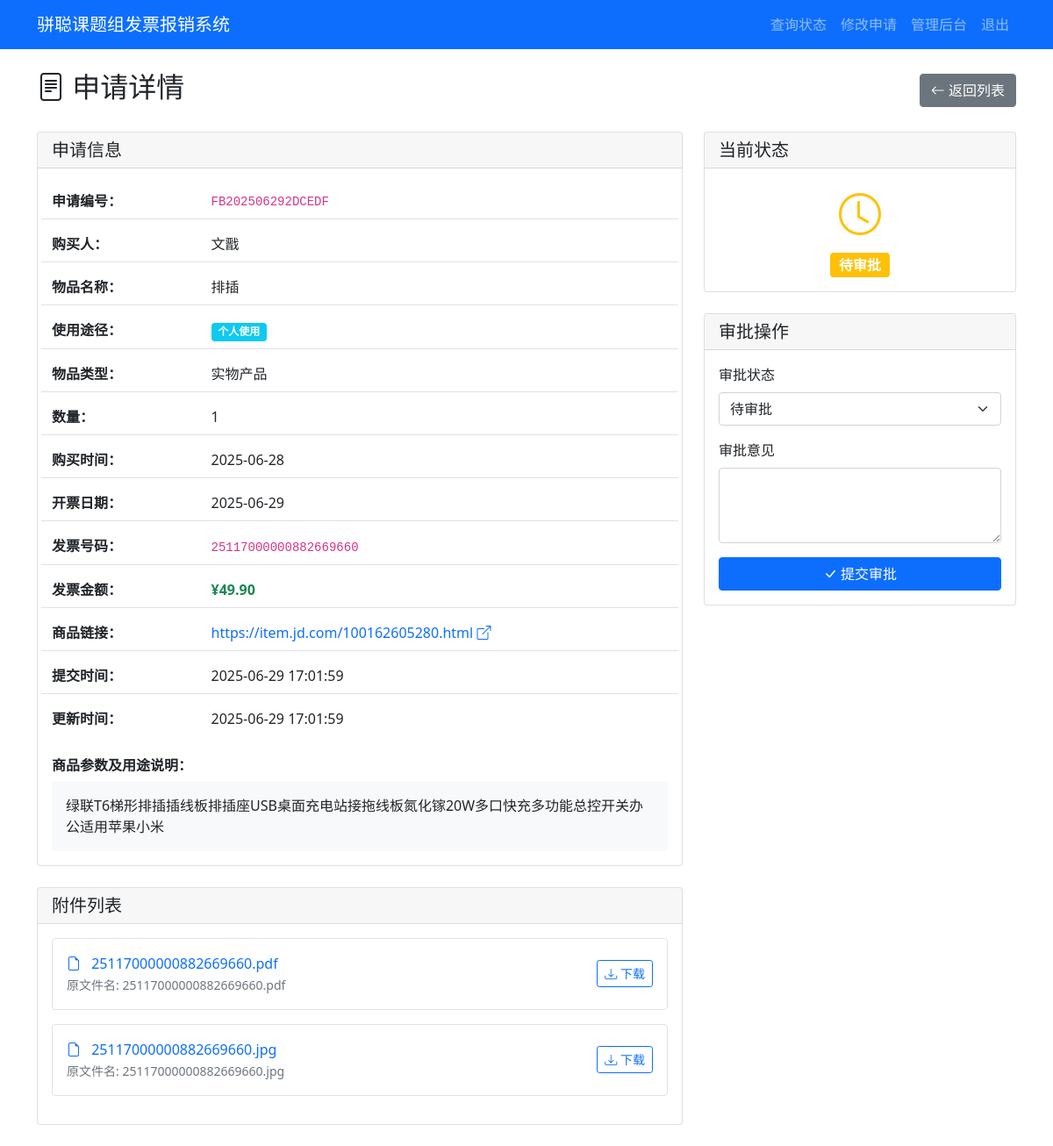
The app's page /admin/application/FB202506292DCEDF (signed in), older data.
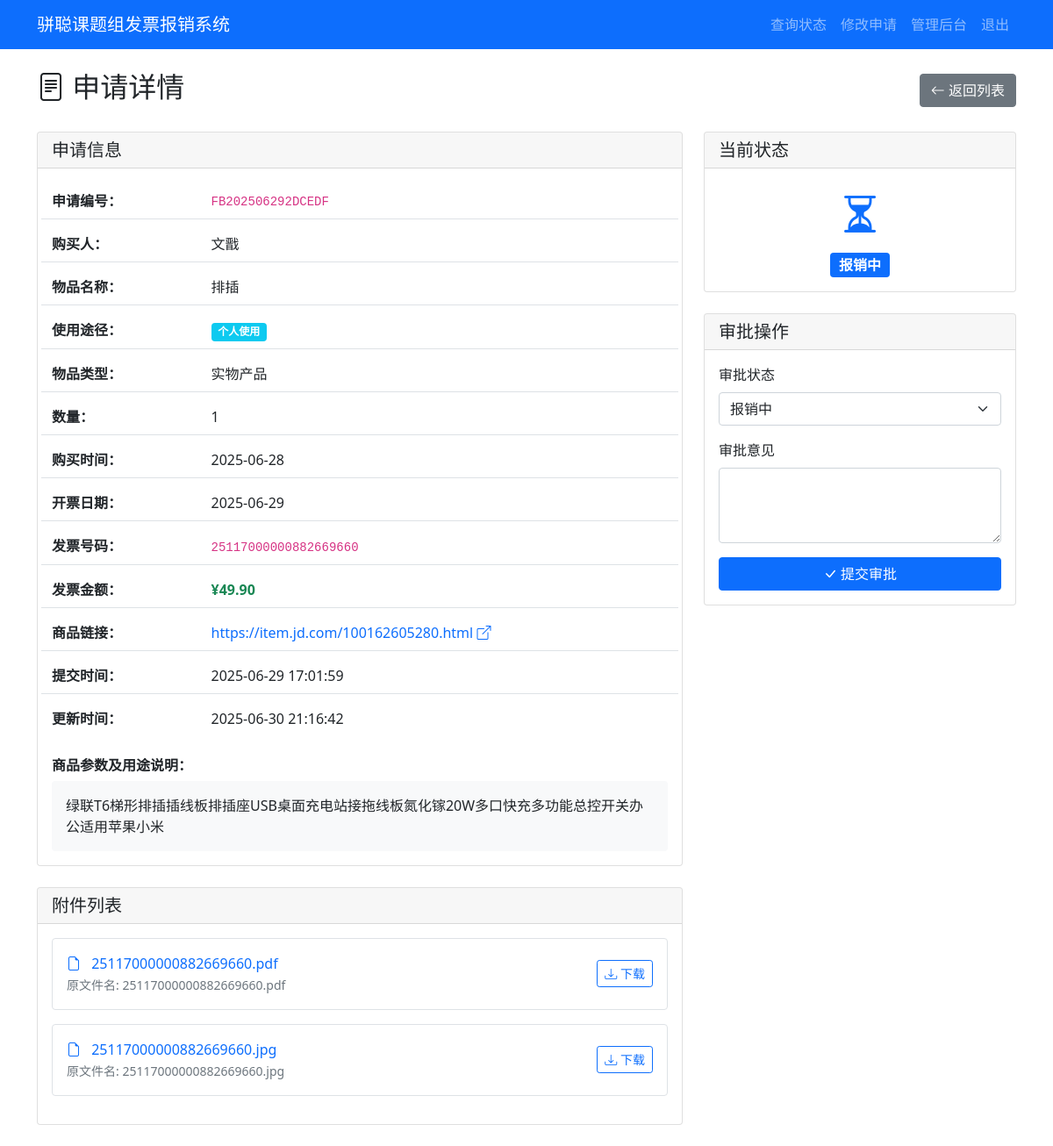
The same page, newer data.
### tables this page shows
CREATE TABLE applications (
            id INTEGER PRIMARY KEY AUTOINCREMENT,
            app_number TEXT UNIQUE NOT NULL,
            purchaser TEXT NOT NULL,
            purchase_details TEXT,
            item_name TEXT NOT NULL,
            product_link TEXT,
            usage_type TEXT NOT NULL,
            item_type TEXT NOT NULL,
            quantity INTEGER NOT NULL,
            purchase_time DATE NOT NULL,
            invoice_number TEXT NOT NULL,
            invoice_amount REAL NOT NULL,
            invoice_date DATE NOT NULL,
            status TEXT DEFAULT '待审批',
            approval_comment TEXT,
            created_at TIMESTAMP DEFAULT CURRENT_TIMESTAMP,
            updated_at TIMESTAMP DEFAULT CURRENT_TIMESTAMP
        );

### app.py (the view)
        def wrapper(*args, **kwargs):
            user = session.get('admin_username', 'anonymous')
            details = f"操作: {operation_type}, 用户: {user}, URL: {request.url}"
            if kwargs.get('app_number'):
                details += f", 申请编号: {kwargs['app_number']}"
            elif kwargs.get('filename'):
                details += f", 文件名: {kwargs['filename']}"
            if request.method == 'POST':
                form_data = {k: '***' if k == 'password' else v for k, v in request.form.items()}
                details += f", 表单数据: {form_data}"
            if request.args:
                details += f", 查询参数: {dict(request.args)}"
            try:
                result = f(*args, **kwargs)
                app.logger.info(f"{details}, 结果: 成功")
                return result
            except Exception as e:
                app.logger.error(f"{details}, 结果: 失败, 错误: {str(e)}", exc_info=True)
                raise

### app.py (called while the page is built)
@app.route('/admin/application/<app_number>')
@log_operation('查看申请详情')
def admin_application_detail(app_number):
    if not session.get('admin_logged_in'):
        flash('请先登录')
        return redirect(url_for('admin_login'))
    with sqlite3.connect('reimbursement.db') as conn:
        c = conn.cursor()
        c.execute('SELECT * FROM applications WHERE app_number = ?', (app_number,))
        application = c.fetchone()
        c.execute('SELECT * FROM attachments WHERE app_number = ?', (app_number,))
        attachments = c.fetchall()
    if not application:
        flash('申请不存在')
        return redirect(url_for('admin_dashboard'))
    return render_template('admin_detail.html', application=application, attachments=attachments)

### templates/admin_detail.html (shortened to what the changed rows need)
{% extends "base.html" %}
{% block content %}
<div class="d-flex justify-content-between align-items-center mb-4">
    <h2><i class="bi bi-file-text"></i> 申请详情</h2>
</div>
<div class="row">
    <div class="col-md-8">
        <div class="card mb-4">
            <div class="card-body">
                <div class="row g-2">
                    <div class="col-12">
                        <div class="row align-items-center py-2 border-bottom">
                            <div class="col-8 col-sm-9">
                                <code>{{ application[1] }}</code>
                            </div>
                        </div>
                    </div>
                    <div class="col-12">
                        <div class="row align-items-center py-2 border-bottom">
                            <div class="col-4 col-sm-3">
                                <strong>购买人：</strong>
                            </div>
                            <div class="col-8 col-sm-9">
                                {{ application[2] }}
                            </div>
                        </div>
                    </div>
                    <div class="col-12">
                        <div class="row align-items-center py-2 border-bottom">
                            <div class="col-4 col-sm-3">
                                <strong>物品名称：</strong>
                            </div>
                            <div class="col-8 col-sm-9">
                                {{ application[4] }}
                            </div>
                        </div>
                    </div>
                    <div class="col-12">
                        <div class="row align-items-center py-2 border-bottom">
                            <div class="col-8 col-sm-9">
                                <span
                                    class="badge bg-{% if application[6] == '个人使用' %}info{% else %}success{% endif %}">
                                    {{ application[6] }}
                                </span>
                            </div>
                        </div>
                    </div>
                    <div class="col-12">
                        <div class="row align-items-center py-2 border-bottom">
                            <div class="col-4 col-sm-3">
                                <strong>物品类型：</strong>
                            </div>
                            <div class="col-8 col-sm-9">
                                {{ application[7] }}
                            </div>
                        </div>
                    </div>
                    <div class="col-12">
                        <div class="row align-items-center py-2 border-bottom">
                            <div class="col-4 col-sm-3">
                                <strong>数量：</strong>
                            </div>
                            <div class="col-8 col-sm-9">
                                {{ application[8] }}
                            </div>
                        </div>
                    </div>
                    <div class="col-12">
                        <div class="row align-items-center py-2 border-bottom">
                            <div class="col-4 col-sm-3">
                                <strong>购买时间：</strong>
                            </div>
                            <div class="col-8 col-sm-9">
                                {{ application[9] }}
                            </div>
                        </div>
                    </div>
                    <div class="col-12">
                        <div class="row align-items-center py-2 border-bottom">
                            <div class="col-4 col-sm-3">
                                <strong>开票日期：</strong>
                            </div>
                            <div class="col-8 col-sm-9">
                                {{ application[12] }}
                            </div>
                        </div>
                    </div>
                    <div class="col-12">
                        <div class="row align-items-center py-2 border-bottom">
                            <div class="col-8 col-sm-9">
                                <code>{{ application[10] }}</code>
                            </div>
                        </div>
                    </div>
                    <div class="col-12">
                        <div class="row align-items-center py-2 border-bottom">
                            <div class="col-8 col-sm-9">
                                <span class="text-success fw-bold">¥{{ "%.2f"|format(application[11]) }}</span>
                            </div>
                        </div>
                    </div>
                    <div class="col-12">
                        <div class="row align-items-center py-2 border-bottom">
                            <div class="col-8 col-sm-9">
                                {% if application[5] %}
                                <a href="{{ application[5] }}" target="_blank" class="text-decoration-none">
                                    {{ application[5] }} <i class="bi bi-box-arrow-up-right"></i>
                                </a>
                                {% else %}
                                <span class="text-muted">未提供</span>
                                {% endif %}
                            </div>
                        </div>
                    </div>
                    <div class="col-12">
                        <div class="row align-items-center py-2 border-bottom">
                            <div class="col-4 col-sm-3">
                                <strong>提交时间：</strong>
                            </div>
                            <div class="col-8 col-sm-9">
                                {{ application[15] }}
                            </div>
                        </div>
                    </div>
                    <div class="col-12">
                        <div class="row align-items-center py-2">
                            <div class="col-4 col-sm-3">
                                <strong>更新时间：</strong>
                            </div>
                            <div class="col-8 col-sm-9">
                                {{ application[16] }}
                            </div>
                        </div>
                    </div>
                </div>
                {% if application[3] %}
                <div class="mt-4">
                    <h6><strong>商品参数及用途说明：</strong></h6>
                    <div class="bg-light p-3 rounded">
                        {{ application[3]|replace('\n', '<br>')|safe }}
                    </div>
                </div>
                {% endif %}
            </div>
        </div>
    </div>
    <div class="col-md-4">
        <div class="card mb-4">
            <div class="card-body text-center">
                {% if application[13] == '待审批' %}
                <i class="bi bi-clock text-warning" style="font-size: 3rem;"></i>
                <div class="mt-2">
                    <span class="badge bg-warning fs-6">{{ application[13] }}</span>
                </div>
                {% elif application[13] == '报销中' %}
                <i class="bi bi-hourglass-split text-primary" style="font-size: 3rem;"></i>
                <div class="mt-2">
                    <span class="badge bg-primary fs-6">{{ application[13] }}</span>
                </div>
                {% elif application[13] == '已报销' %}
                <i class="bi bi-check-circle text-success" style="font-size: 3rem;"></i>
                <div class="mt-2">
                    <span class="badge bg-success fs-6">{{ application[13] }}</span>
                </div>
                {% elif application[13] == '驳回' %}
                <i class="bi bi-x-circle text-danger" style="font-size: 3rem;"></i>
                <div class="mt-2">
                    <span class="badge bg-danger fs-6">{{ application[13] }}</span>
                </div>
                {% endif %}
            </div>
        </div>
        <div class="card">
            <div class="card-body">
                <form action="{{ url_for('approve_application', app_number=application[1]) }}" method="post">
                    <div class="mb-3">
                        <label for="status" class="form-label">审批状态</label>
                        <select class="form-select" id="status" name="status" required>
                            <option value="待审批" {% if application[13]=='待审批' %}selected{% endif %}>待审批</option>
                            <option value="报销中" {% if application[13]=='报销中' %}selected{% endif %}>报销中</option>
                        </select>
                    </div>
                </form>
            </div>
        </div>
    </div>
</div>
{% endblock %}

Row changes from the older to the newer data that the page shows:
changed applications "文戬": updated_at "2025-06-29 17:01:59" → "2025-06-30 21:16:42"; status "待审批" → "报销中"
